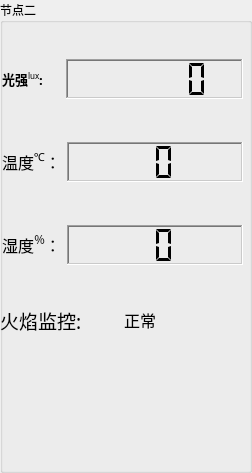
      <widget class="QGroupBox" name="groupBox_2">
       <property name="font">
        <font>
         <family>楷体_GB2312</family>
         <pointsize>9</pointsize>
         <weight>50</weight>
         <bold>false</bold>
        </font>
       </property>
       <property name="autoFillBackground">
        <bool>false</bool>
       </property>
       <property name="title">
        <string>节点二</string>
       </property>
       <property name="flat">
        <bool>true</bool>
       </property>
       <widget class="QPushButton" name="pushButton_light_fire_211">
        <property name="geometry">
         <rect>
          <x>-20</x>
          <y>340</y>
          <width>131</width>
          <height>111</height>
         </rect>
        </property>
        <property name="styleSheet">
         <string notr="true">background-image:url(:/images/08269450168fad5206c222副本.png)</string>
        </property>
        <property name="locale">
         <locale language="English" country="UnitedStatesMinorOutlyingIslands"/>
        </property>
        <property name="text">
         <string/>
        </property>
        <property name="flat">
         <bool>true</bool>
        </property>
       </widget>
       <widget class="QPushButton" name="pushButton_light_fire_221">
        <property name="geometry">
         <rect>
          <x>110</x>
          <y>340</y>
          <width>131</width>
          <height>111</height>
         </rect>
        </property>
        <property name="styleSheet">
         <string notr="true">background-image:url(:/images/08269450168fad5206c222副本.png)</string>
        </property>
        <property name="locale">
         <locale language="English" country="UnitedStatesMinorOutlyingIslands"/>
        </property>
        <property name="text">
         <string/>
        </property>
        <property name="flat">
         <bool>true</bool>
        </property>
       </widget>
       <widget class="QWidget" name="layoutWidget_3">
        <property name="geometry">
         <rect>
          <x>0</x>
          <y>300</y>
          <width>241</width>
          <height>41</height>
         </rect>
        </property>
        <layout class="QHBoxLayout" name="horizontalLayout_23">
         <item>
          <widget class="QLabel" name="Label_Fire_2">
           <property name="sizePolicy">
            <sizepolicy hsizetype="Minimum" vsizetype="MinimumExpanding">
             <horstretch>0</horstretch>
             <verstretch>0</verstretch>
            </sizepolicy>
           </property>
           <property name="maximumSize">
            <size>
             <width>200</width>
             <height>50</height>
            </size>
           </property>
           <property name="font">
            <font>
             <family>楷体</family>
             <pointsize>12</pointsize>
             <weight>50</weight>
             <bold>false</bold>
             <underline>false</underline>
            </font>
           </property>
           <property name="text">
            <string>&lt;html&gt;&lt;head/&gt;&lt;body&gt;&lt;p&gt;&lt;span style=&quot; font-size:14pt;&quot;&gt;火焰监控:&lt;/span&gt;&lt;/p&gt;&lt;/body&gt;&lt;/html&gt;</string>
           </property>
          </widget>
         </item>
         <item>
          <widget class="QLabel" name="Label_FireResult_2">
           <property name="sizePolicy">
            <sizepolicy hsizetype="Maximum" vsizetype="Maximum">
             <horstretch>0</horstretch>
             <verstretch>0</verstretch>
            </sizepolicy>
           </property>
           <property name="maximumSize">
            <size>
             <width>200</width>
             <height>50</height>
            </size>
           </property>
           <property name="font">
            <font>
             <family>楷体</family>
             <pointsize>12</pointsize>
             <weight>50</weight>
             <bold>false</bold>
             <underline>false</underline>
            </font>
           </property>
           <property name="text">
            <string>&lt;html&gt;&lt;head/&gt;&lt;body&gt;&lt;p&gt; 正常 &lt;/p&gt;&lt;/body&gt;&lt;/html&gt;</string>
           </property>
          </widget>
         </item>
        </layout>
       </widget>
       <widget class="QWidget" name="layoutWidget_2">
        <property name="geometry">
         <rect>
          <x>2</x>
          <y>22</y>
          <width>241</width>
          <height>281</height>
         </rect>
        </property>
        <layout class="QVBoxLayout" name="verticalLayout_3">
         <item>
          <layout class="QHBoxLayout" name="horizontalLayout_4">
           <item>
            <widget class="QLabel" name="Label_Lux_2">
             <property name="sizePolicy">
              <sizepolicy hsizetype="Maximum" vsizetype="Maximum">
               <horstretch>0</horstretch>
               <verstretch>0</verstretch>
              </sizepolicy>
             </property>
             <property name="font">
              <font>
               <family>楷体</family>
               <pointsize>12</pointsize>
               <weight>50</weight>
               <bold>false</bold>
               <underline>false</underline>
              </font>
             </property>
             <property name="text">
              <string>&lt;html&gt;&lt;head/&gt;&lt;body&gt;&lt;p&gt;&lt;span style=&quot; font-size:10pt; font-weight:600;&quot;&gt;光强&lt;/span&gt;&lt;span style=&quot; font-size:10pt; vertical-align:super;&quot;&gt;lux&lt;/span&gt;&lt;span style=&quot; font-size:10pt; font-weight:600;&quot;&gt;:&lt;/span&gt;&lt;/p&gt;&lt;/body&gt;&lt;/html&gt;</string>
             </property>
            </widget>
           </item>
           <item>
            <spacer name="horizontalSpacer_6">
             <property name="orientation">
              <enum>Qt::Horizontal</enum>
             </property>
             <property name="sizeType">
              <enum>QSizePolicy::Ignored</enum>
             </property>
             <property name="sizeHint" stdset="0">
              <size>
               <width>17</width>
               <height>13</height>
              </size>
             </property>
            </spacer>
           </item>
           <item>
            <widget class="QLCDNumber" name="lcdNumber_lux_2">
             <property name="sizePolicy">
              <sizepolicy hsizetype="MinimumExpanding" vsizetype="Maximum">
               <horstretch>0</horstretch>
               <verstretch>0</verstretch>
              </sizepolicy>
             </property>
             <property name="minimumSize">
              <size>
               <width>0</width>
               <height>40</height>
              </size>
             </property>
             <property name="baseSize">
              <size>
               <width>0</width>
               <height>0</height>
              </size>
             </property>
             <property name="font">
              <font>
               <weight>75</weight>
               <bold>true</bold>
              </font>
             </property>
             <property name="cursor">
              <cursorShape>ArrowCursor</cursorShape>
             </property>
             <property name="autoFillBackground">
              <bool>false</bool>
             </property>
             <property name="frameShape">
              <enum>QFrame::WinPanel</enum>
             </property>
             <property name="frameShadow">
              <enum>QFrame::Sunken</enum>
             </property>
             <property name="smallDecimalPoint">
              <bool>true</bool>
             </property>
             <property name="digitCount">
              <number>5</number>
             </property>
             <property name="segmentStyle">
              <enum>QLCDNumber::Flat</enum>
             </property>
            </widget>
           </item>
          </layout>
         </item>
         <item>
          <layout class="QHBoxLayout" name="horizontalLayout_10">
           <item>
            <widget class="QLabel" name="label_Temp_2">
             <property name="sizePolicy">
              <sizepolicy hsizetype="Maximum" vsizetype="Maximum">
               <horstretch>0</horstretch>
               <verstretch>0</verstretch>
              </sizepolicy>
             </property>
             <property name="font">
              <font>
               <family>楷体</family>
               <pointsize>12</pointsize>
               <weight>50</weight>
               <bold>false</bold>
              </font>
             </property>
             <property name="text">
              <string>&lt;html&gt;&lt;head/&gt;&lt;body&gt;&lt;p align=&quot;center&quot;&gt;&lt;span style=&quot; font-weight:400;&quot;&gt;温度&lt;/span&gt;&lt;span style=&quot; font-weight:400; vertical-align:super;&quot;&gt;℃&lt;/span&gt;&lt;span style=&quot; font-weight:400;&quot;&gt;：&lt;/span&gt;&lt;/p&gt;&lt;/body&gt;&lt;/html&gt;</string>
             </property>
            </widget>
           </item>
           <item>
            <widget class="QLCDNumber" name="lcdNumber_Temp_2">
             <property name="sizePolicy">
              <sizepolicy hsizetype="Minimum" vsizetype="Maximum">
               <horstretch>0</horstretch>
               <verstretch>0</verstretch>
              </sizepolicy>
             </property>
             <property name="minimumSize">
              <size>
               <width>10</width>
               <height>40</height>
              </size>
             </property>
             <property name="baseSize">
              <size>
               <width>0</width>
               <height>0</height>
              </size>
             </property>
             <property name="font">
              <font>
               <weight>75</weight>
               <bold>true</bold>
              </font>
             </property>
             <property name="cursor">
              <cursorShape>ArrowCursor</cursorShape>
             </property>
             <property name="autoFillBackground">
              <bool>false</bool>
             </property>
             <property name="frameShape">
              <enum>QFrame::WinPanel</enum>
             </property>
             <property name="frameShadow">
              <enum>QFrame::Sunken</enum>
             </property>
             <property name="smallDecimalPoint">
              <bool>true</bool>
             </property>
             <property name="digitCount">
              <number>2</number>
             </property>
             <property name="segmentStyle">
              <enum>QLCDNumber::Flat</enum>
             </property>
            </widget>
           </item>
          </layout>
         </item>
         <item>
          <layout class="QHBoxLayout" name="horizontalLayout_11">
           <item>
            <widget class="QLabel" name="label_Humidity_2">
             <property name="sizePolicy">
              <sizepolicy hsizetype="Maximum" vsizetype="Maximum">
               <horstretch>0</horstretch>
               <verstretch>0</verstretch>
              </sizepolicy>
             </property>
             <property name="font">
              <font>
               <family>楷体</family>
               <pointsize>12</pointsize>
               <weight>50</weight>
               <bold>false</bold>
              </font>
             </property>
             <property name="text">
              <string>&lt;html&gt;&lt;head/&gt;&lt;body&gt;&lt;p align=&quot;center&quot;&gt;&lt;span style=&quot; font-weight:400;&quot;&gt;湿度&lt;/span&gt;&lt;span style=&quot; font-weight:400; vertical-align:super;&quot;&gt;％&lt;/span&gt;&lt;span style=&quot; font-weight:400;&quot;&gt;：&lt;/span&gt;&lt;/p&gt;&lt;/body&gt;&lt;/html&gt;</string>
             </property>
            </widget>
           </item>
           <item>
            <widget class="QLCDNumber" name="lcdNumber_Humidity_2">
             <property name="sizePolicy">
              <sizepolicy hsizetype="Preferred" vsizetype="Maximum">
               <horstretch>0</horstretch>
               <verstretch>0</verstretch>
              </sizepolicy>
             </property>
             <property name="minimumSize">
              <size>
               <width>0</width>
               <height>40</height>
              </size>
             </property>
             <property name="baseSize">
              <size>
               <width>0</width>
               <height>0</height>
              </size>
             </property>
             <property name="font">
              <font>
               <weight>75</weight>
               <bold>true</bold>
              </font>
             </property>
             <property name="cursor">
              <cursorShape>ArrowCursor</cursorShape>
             </property>
             <property name="autoFillBackground">
              <bool>false</bool>
             </property>
             <property name="frameShape">
              <enum>QFrame::WinPanel</enum>
             </property>
             <property name="frameShadow">
              <enum>QFrame::Sunken</enum>
             </property>
             <property name="smallDecimalPoint">
              <bool>true</bool>
             </property>
             <property name="digitCount">
              <number>2</number>
             </property>
             <property name="segmentStyle">
              <enum>QLCDNumber::Flat</enum>
             </property>
            </widget>
           </item>
          </layout>
         </item>
        </layout>
       </widget>
       <widget class="QPushButton" name="pushButton_light_fire_210">
        <property name="geometry">
         <rect>
          <x>-20</x>
          <y>343</y>
          <width>131</width>
          <height>121</height>
         </rect>
        </property>
        <property name="styleSheet">
         <string notr="true">background-image:url(:/images/08269450168fad5206c副本.png)</string>
        </property>
        <property name="locale">
         <locale language="English" country="UnitedStatesMinorOutlyingIslands"/>
        </property>
        <property name="text">
         <string/>
        </property>
        <property name="flat">
         <bool>true</bool>
        </property>
       </widget>
       <widget class="QPushButton" name="pushButton_light_fire_220">
        <property name="geometry">
         <rect>
          <x>110</x>
          <y>343</y>
          <width>131</width>
          <height>121</height>
         </rect>
        </property>
        <property name="styleSheet">
         <string notr="true">background-image:url(:/images/08269450168fad5206c副本.png)</string>
        </property>
        <property name="locale">
         <locale language="English" country="UnitedStatesMinorOutlyingIslands"/>
        </property>
        <property name="text">
         <string/>
        </property>
        <property name="flat">
         <bool>true</bool>
        </property>
       </widget>
      </widget>
